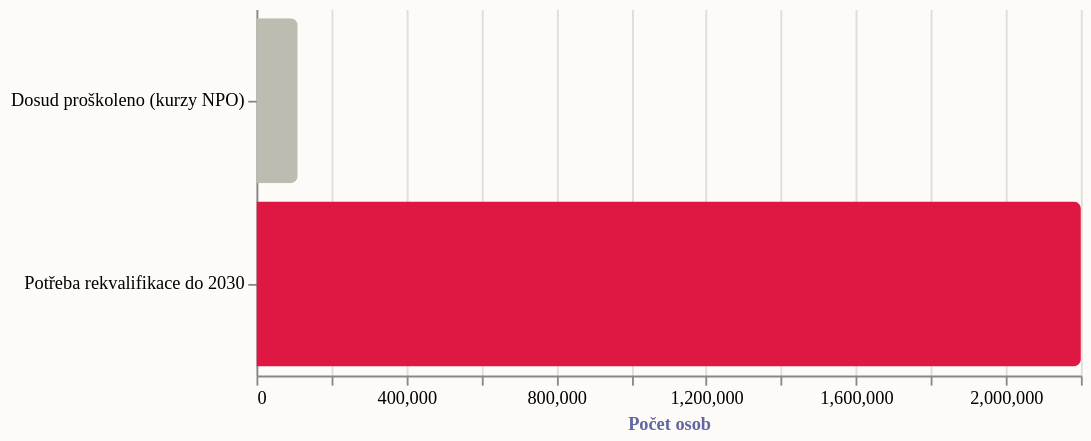

This figure's Vega-Lite source:
### Vega-Lite specification from a JSON file in a GitHub repository (floating-point values rounded to 4 significant figures)
{"_source": "Zdroj: MPSV, Strategie reskillingu 2030", "$schema": "https://vega.github.io/schema/vega-lite/v5.json", "description": "Propast v rekvalifikaci: Současná kapacita vs. skutečná potřeba (2030)", "width": 450, "height": 200, "autosize": {"type": "pad", "resize": true}, "background": "#fdfbf7", "data": {"values": [{"cat": "Dosud proškoleno (kurzy NPO)", "val": 110000, "color": "#bcbcb0"}, {"cat": "Potřeba rekvalifikace do 2030", "val": 2200000, "color": "#de1743"}]}, "mark": {"type": "bar", "tooltip": true, "cornerRadiusEnd": 4}, "encoding": {"y": {"field": "cat", "type": "nominal", "title": null}, "x": {"field": "val", "type": "quantitative", "title": "Počet osob"}, "color": {"field": "color", "type": "nominal", "scale": null}}, "config": {"view": {"stroke": "transparent"}, "title": {"font": "Roboto Slab", "fontWeight": "bold", "fontSize": 13, "anchor": "start", "color": "#272a59", "subtitleFont": "Work Sans", "subtitleFontSize": 10, "subtitleColor": "#6267a3"}, "axis": {"labelFont": "Work Sans", "labelFontSize": 10, "titleFont": "Work Sans", "titleFontSize": 10, "titleColor": "#6267a3"}, "legend": {"labelFont": "Roboto Slab", "labelFontSize": 10, "titleFont": "Roboto Slab", "titleFontSize": 10}}}
